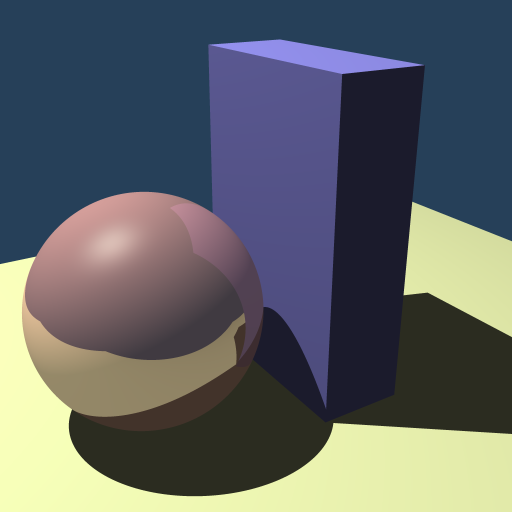
#> input picture gallery/01-reflection.png, 1024 x 1024 px, given in place of gallery_room-spheres.png.ppm, which was not available (shown at 1/2 size)
$ python gen_spheres_ellipsoids.py
#> lines starting #> are read from the running program, lines starting #| are printed output that depends on the picture
### gallery_lib.py
"""
Shared helpers for the kbToyTracer gallery.

The gallery is split into sections (sub-galleries). Each section has its own
generator script (gen_*.py) that renders its images and writes a small JSON
manifest into gallery/sections/. build_index() then assembles every manifest,
in order, into a single gallery/index.html with section headings.

This means you can re-run just one section (e.g. tweak the spheres) without
re-rendering the slow teapot or depth-of-field frames.
"""
import os, subprocess, time, json, glob, html

REPO     = os.path.dirname(os.path.abspath(__file__))
BIN      = os.path.join(REPO, "kbtoytracer")
SCENES   = os.path.join(REPO, "scenes")
GALLERY  = os.path.join(REPO, "gallery")
SECTIONS = os.path.join(GALLERY, "sections")
SIZE     = 1024
THREADS  = "4"

# Baseline render config; each entry overrides what it needs.
# shadow_samples=0 / dof_samples=0 pin the classic point-light / no-DoF look
# for reproducibility (several gallery scenes use small sphere emitters and
# lenses, which the tracer now picks up automatically); sections that want
# soft shadows or depth of field override these explicitly.
BASE = dict(width=SIZE, height=SIZE, aa_samples=3, max_bounces=6,
            enable_shadows=1, enable_reflection=1, enable_refraction=1,
            bg_escaped_rays=1, shadow_samples=0, dof_samples=0)

os.makedirs(GALLERY, exist_ok=True)
os.makedirs(SECTIONS, exist_ok=True)


def fmt_time(s):
    return f"{s:.1f} s" if s < 60 else f"{int(s//60)} min {int(s%60)} s"


# [42 lines left out: functions detect_machine, settings_line, not called in this run]


def ensure_scene(scene):
    """Return the path to a scene, transparently decompressing scenes/foo.sdf.gz
    to scenes/foo.sdf on first use. Large scenes ship gzipped to keep the repo small."""
    path = os.path.join(SCENES, scene)
    if not os.path.exists(path) and os.path.exists(path + ".gz"):
        import gzip, shutil
        print(f"  decompressing {scene}.gz ...", flush=True)
        with gzip.open(path + ".gz", "rb") as fin, open(path, "wb") as fout:
            shutil.copyfileobj(fin, fout)
    return path


def render(out, scene, cfg_over):
    """Render one image into gallery/, returning a card dict."""
#> called with out = 'room-spheres.png', scene = 'room-spheres.sdf'
    from PIL import Image
    ensure_scene(scene)
    cfg = dict(BASE); cfg.update(cfg_over)
    cfgpath = "/tmp/gallery_render.cfg"
    with open(cfgpath, "w") as fh:
        for k, v in cfg.items(): fh.write(f"{k} {v}\n")
    ppm = f"/tmp/gallery_{out}.ppm"
    print(f"  rendering {out} ({scene}) ...", flush=True)
    t0 = time.time()
    subprocess.run([BIN, os.path.join(SCENES, scene), ppm, cfgpath],
                   env={**os.environ, "OMP_NUM_THREADS": THREADS},
                   stdout=subprocess.DEVNULL, stderr=subprocess.DEVNULL)
#> (this line was passed over: subprocess is not available in this run)
    secs = time.time() - t0
    Image.open(ppm).save(os.path.join(GALLERY, out))
    print(f"     {fmt_time(secs)}", flush=True)
    return dict(cfg=cfg, secs=secs)


# [57 lines left out: functions write_section, build_index, not called in this run]

### gen_spheres_ellipsoids.py
#!/usr/bin/env python3
"""Section 3: 200 objects in a colored Cornell-style room, one material idea at a time,
as a single animated WebP (spheres -> affine ellipsoids -> reflective -> refractive glass),
followed by each stage as a full-resolution still.

The room is the blurry-scene walls (red left, green right, yellow floor); the 200 objects are
Arvo's original non-intersecting ellipsoid set. Clear glass finally has colored walls to
refract, so the refractive stage actually reads as glass instead of grey blobs."""
import os
from PIL import Image, ImageDraw, ImageFont
from gallery_lib import render, write_section, build_index, fmt_time, GALLERY

try:
    FONT = ImageFont.truetype("/usr/share/fonts/truetype/dejavu/DejaVuSans-Bold.ttf", 24)
except Exception:
    FONT = ImageFont.load_default()

# out, scene, config overrides, progression caption. Each frame's caption also gets the
# render time this machine actually took, baked in as the loop plays.
ENTRIES = [
  ("room-spheres.png", "room-spheres.sdf",
   dict(enable_reflection=0, enable_refraction=0, max_bounces=1), "1 - 200 spheres"),
  ("room-ellipsoids-plain.png", "room-ellipsoids-plain.sdf",
   dict(enable_reflection=0, enable_refraction=0, max_bounces=1), "2 - affine ellipsoids"),
  ("room-ellipsoids-reflect.png", "room-ellipsoids-reflect.sdf",
   dict(enable_reflection=1, enable_refraction=0, max_bounces=8), "3 - reflective (0.55)"),
  ("room-ellipsoids-refract-70.png", "room-ellipsoids-refract-70.sdf",
   dict(enable_reflection=0, enable_refraction=1, max_bounces=8), "4 - refractive (0.70)"),
]

def caption(im, text, size=640):
#> called with text = '1 - 200 spheres   -   rendered in 0.0 s', size = 640
    im = im.convert("RGB").resize((size, size))
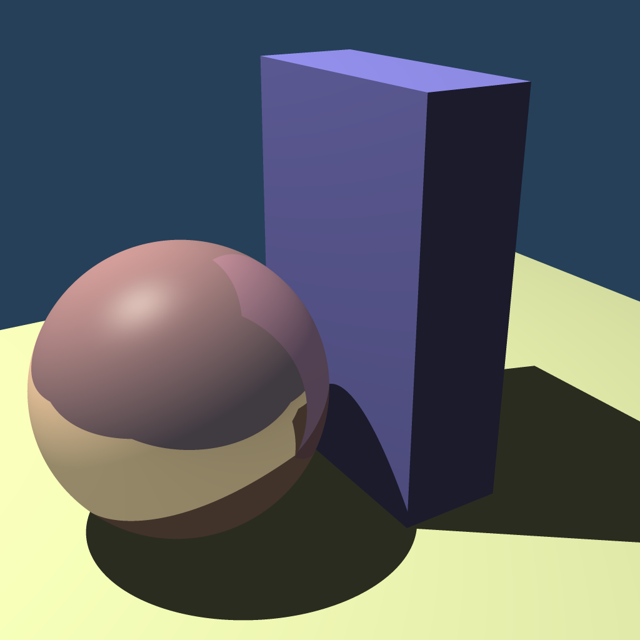
#> im: PIL image 640x640 RGB; mean R, G, B 93.6, 98.4, 100.8
    d = ImageDraw.Draw(im, "RGBA")
    d.rectangle([0, im.height - 40, im.width, im.height], fill=(0, 0, 0, 160))
    d.text((14, im.height - 32), text, font=FONT, fill=(240, 240, 240))
    return im

if __name__ == "__main__":
    prog, total = [], 0.0
    for out, scene, over, lab in ENTRIES:
        r = render(out, scene, over)
        total += r["secs"]
        prog.append(caption(Image.open(os.path.join(GALLERY, out)),
                            f"{lab}   -   rendered in {fmt_time(r['secs'])}"))
#> pass 2 of the loop `for out, scene, over, lab in ENTRIES:`:
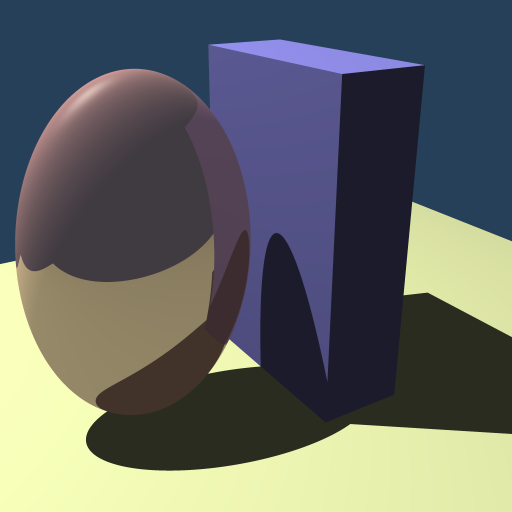
#> input picture gallery/02-matrix.png, 1024 x 1024 px, given in place of gallery_room-ellipsoids-plain.png.ppm, which was not available (shown at 1/2 size)
#> in caption (call 2), `im = im.convert("RGB").resize((size, size))`:
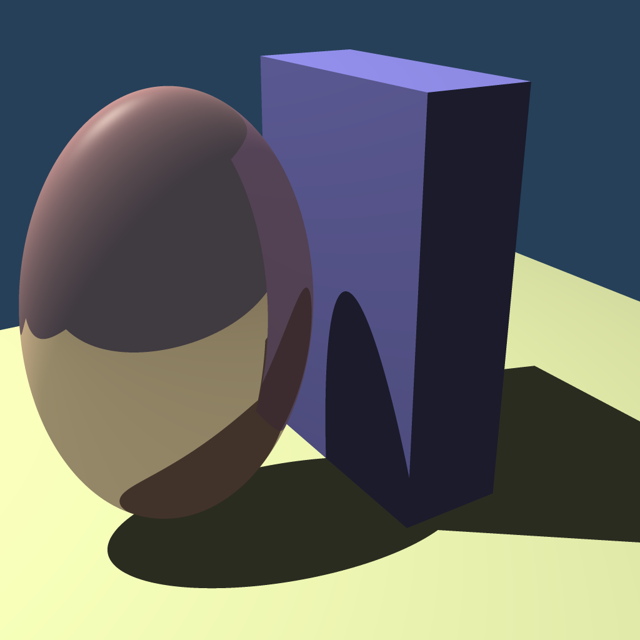
#> im: PIL image 640x640 RGB; mean R, G, B 97.4, 101, 98.3
#> (the run stopped early here; a loop or call above may not have finished)
